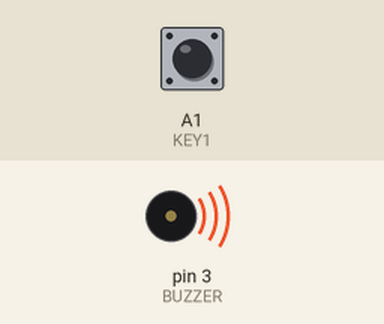
The sketch below on a simulated Arduino Uno, built with avr-gcc and run on an emulated ATmega328P. Shown: buzzer (waves = sounding, pin HIGH). The inputs (shaded band) are chosen by the test bench; at power-on: A1 (KEY1) HIGH.

Above: at 1.2 s.
1.3 s: A1 (KEY1) pulled LOW for 0.15 s
At 1.37 s:
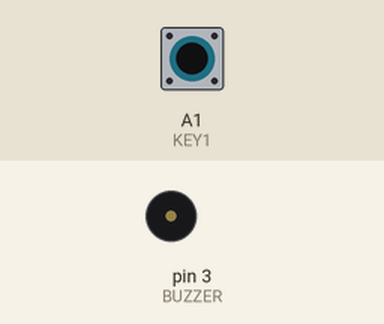
2.9 s: A1 (KEY1) pulled LOW for 3.2 s
At 7.3 s:
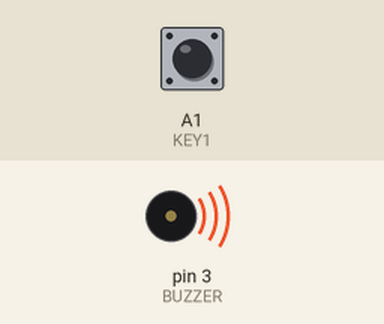
Timing chart, 0 to 8.8 s (numbered marks = the images above; inputs shaded):
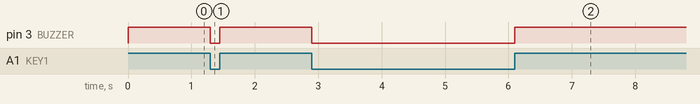

Measured:
- after the input at 1.3 s, pin 3 (BUZZER): HIGH → LOW at once, → HIGH 0.15 s later
- after the input at 2.9 s, pin 3 (BUZZER): HIGH → LOW at once, → HIGH 3.2 s later

The sketch:

BuzzerByButt.ino
```cpp
#define ON LOW   //задаем включение зуммера
#define OFF HIGH //задаем выключение зуммера
#define BUZZER 3 //подключаем зуммер к пину 3
#define KEY1 A1  //подключаем кнопку к пину А1

void setup(){

/* конфигурируем выводы*/
pinMode(KEY1, INPUT); //кнопка А1 как вход
pinMode(BUZZER,  OUTPUT); //зуммер 3 как выход
digitalWrite(BUZZER, OFF);//выключаем звук зуммера
}

void loop(){

if( digitalRead(KEY1)==ON ) //нажимаем кнопку KEY1
{
digitalWrite(BUZZER, ON); //зуммер включен
}
else{
digitalWrite(BUZZER, OFF); //зуммер выключен
}
}
```
